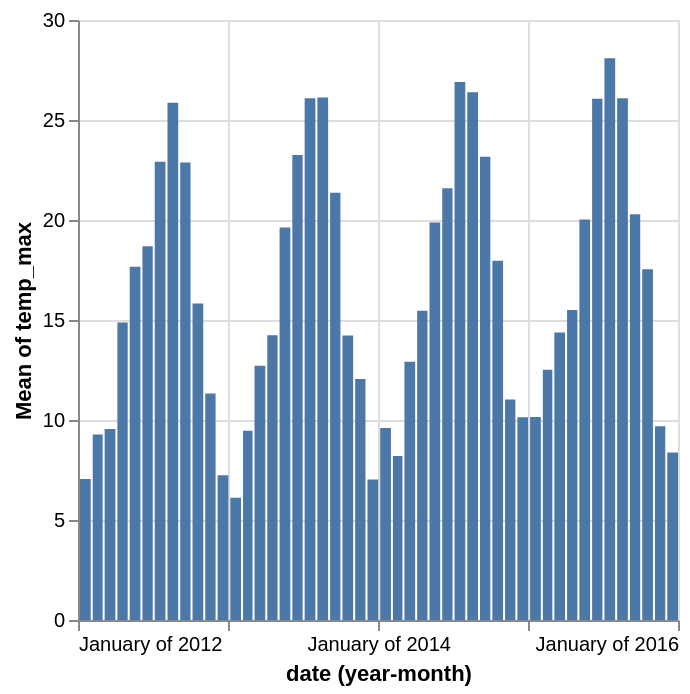

Here is the Vega-Lite specification saved for this chart:
### Vega-Lite specification from a JSON file in a GitHub repository (floating-point values rounded to 4 significant figures; data arrays with more than 128 entries replaced by an {"elided": "..."} marker saying what was removed)
{"$schema": "https://vega.github.io/schema/vega-lite/v4.json", "description": "Custom time format on x-axis.", "data": {"values": {"elided": "1461 records"}}, "mark": "bar", "encoding": {"x": {"timeUnit": "yearmonth", "field": "date", "axis": {"format": "%B of %Y"}}, "y": {"aggregate": "mean", "field": "temp_max"}}}
